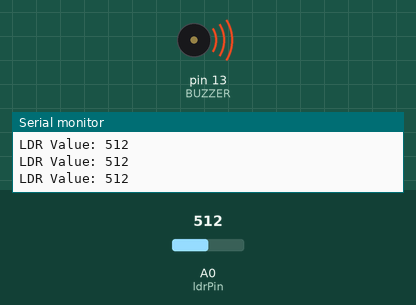
The sketch below on a simulated Arduino Uno, built with avr-gcc and run on an emulated ATmega328P. Shown: buzzer (waves = sounding, pin HIGH), the last lines printed to the serial monitor. The test bench sets the inputs (shaded band); at power-on: A0 (ldrPin) = 512.

Above: at 1.3 s.
1.4 s: A0 (ldrPin) set to 12
2.9 s: A0 (ldrPin) set to 9
At 3.8 s:
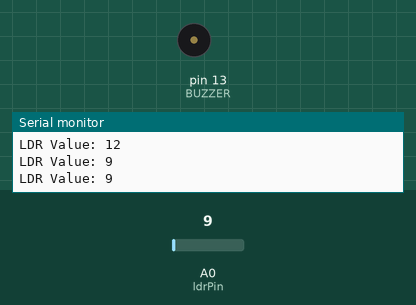
4.5 s: A0 (ldrPin) set to 122
At 5.0 s:
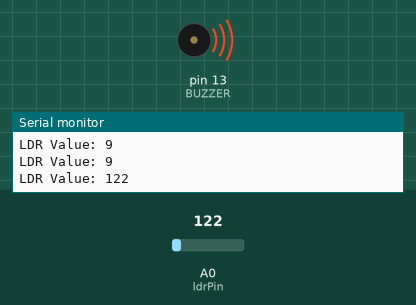
6.0 s: A0 (ldrPin) set to 0
At 7.4 s:
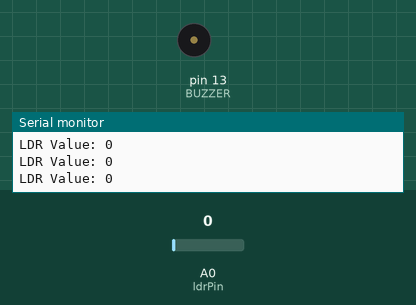
Timing chart, 0 to 8.5 s (numbered marks = the images above; inputs shaded):
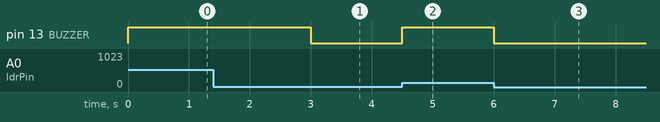

The sketch:

LDR.ino
```cpp
// Define the pin for LDR
const int ldrPin = A0;
#define BUZZER 13
void setup() {
  // Initialize serial communication
  Serial.begin(9600);
  pinMode(ldrPin,INPUT);
  pinMode(BUZZER,OUTPUT);
}

void loop() {
  // Read the analog value from the LDR
  int ldrValue = analogRead(ldrPin);

  // Print the sensor value to the serial monitor
  Serial.print("LDR Value: ");
  Serial.println(ldrValue);
  if(ldrValue > 10)
  {
    digitalWrite(BUZZER,HIGH);
  }

  else
  {
    digitalWrite(BUZZER,LOW);
  }


  // Wait a short delay before reading again
  delay(500);
}
```

Measured:
- the behaviour switches between 11 and 10 on A0 (ldrPin) (found by bisection; images 0 and 1)
- after the input at 2.9 s, pin 13 (BUZZER): HIGH → LOW after 0.10 s
- after the input at 4.5 s, pin 13 (BUZZER): LOW → HIGH at once
- after the input at 6.0 s, pin 13 (BUZZER): HIGH → LOW at once
